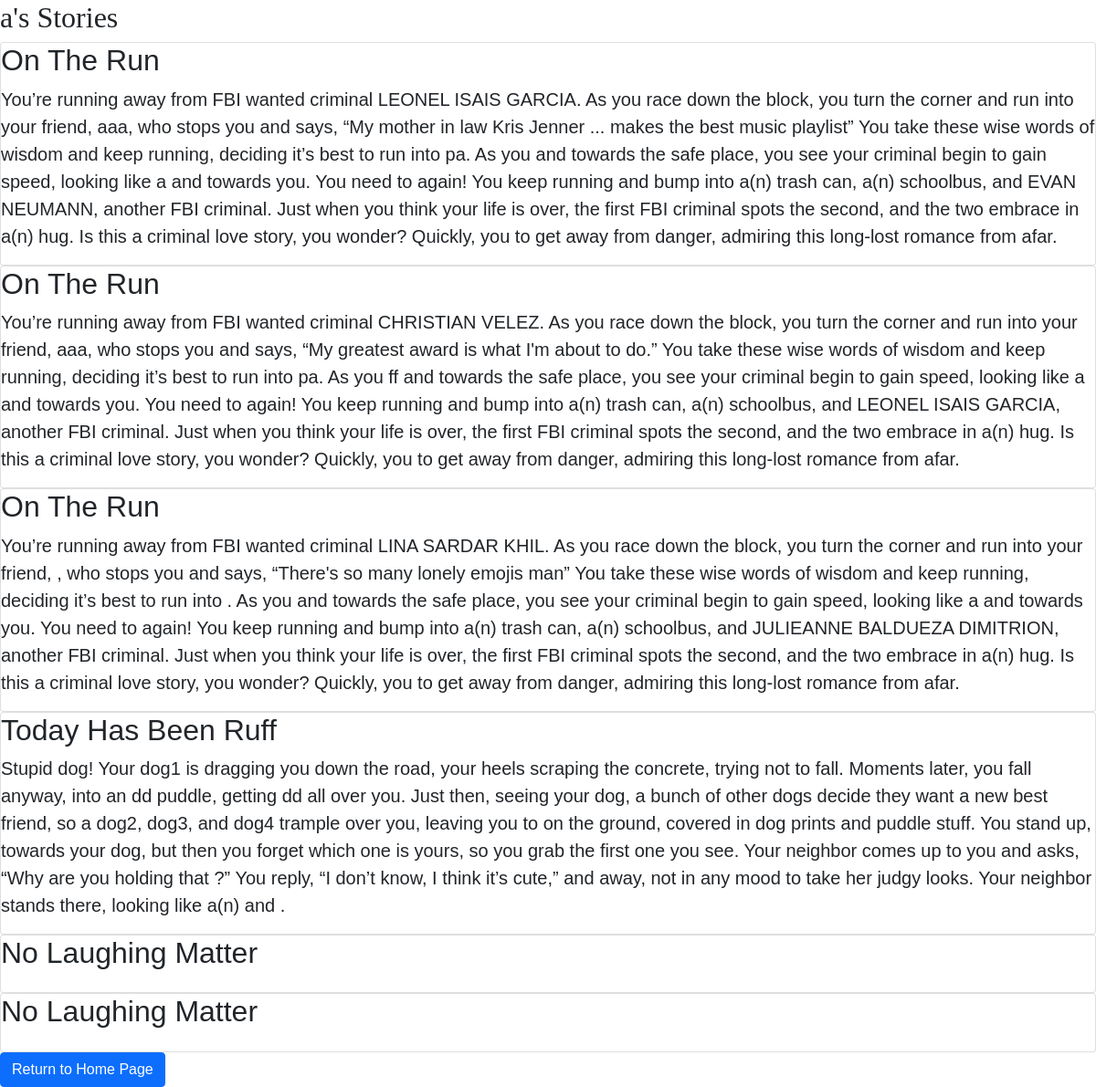
/viewPosts (signed in), run on the app's committed database.
### tables this page shows
CREATE TABLE madlib (username TEXT, madlib TEXT, topic TEXT);

### main.py (the view)
@app.route("/viewPosts")
def viewPosts():
    if session.get("username") is None:
        return redirect("/")
    return render_template(
        "viewposts.html",
        username=session.get("username"),
        posts= [[x[0],x[1],x[2].replace("\"",""), x[3].replace("\"","")] for x in madlibTable.fetchAllByUsername(session.get("username"))]
        )

### database.py (called while the page is built)
    def fetchAllByUsername(self, username):
        self._cursor.execute(f'SELECT rowid,* FROM {self._name} WHERE username=\"{username}\";')
        return self._cursor.fetchall()

### templates/viewposts.html (shortened to what this page needs)
<!DOCTYPE html>
<html>
<head>
    <link href="https://cdn.jsdelivr.net/npm/bootstrap@5.0.2/dist/css/bootstrap.min.css" rel="stylesheet">
</head>
<body style="font-family: Helvetica;">
  <h2 style="font-family: Coppertone;">{{username}}'s Stories</h2>
  {% for rowid, username,title, content in posts %}
    <div class="card">
        <h2 class="card-title" style="font-weight: normal;">{{title.title()}}</h2>
        <p class="lead">{{content}}</p>
    </div>
  {% endfor %}
  <a class="btn btn-primary" href="/">Return to Home Page</a>
</body>
</html>

### data on the page
madlib: title "On The Run", topic "You’re running away from FBI wanted criminal LEONEL ISAIS GARCIA. As you race down the block, you turn the corner and run into your friend, aaa, who stops you and says, “My mother in law Kris Jenner ... makes the best music playlist” You take these wise words of wisdom and keep running, deciding it’s best to run into pa. As you and towards the safe place, you see your criminal begin to gain speed, looking like a and towards you. You need to again! You keep running and bump into a(n) trash can, a(n) schoolbus, and EVAN NEUMANN, another FBI criminal. Just when you think your life is over, the first FBI criminal spots the second, and the two embrace in a(n) hug. Is this a criminal love story,…"
madlib: title "On The Run", topic "You’re running away from FBI wanted criminal CHRISTIAN VELEZ. As you race down the block, you turn the corner and run into your friend, aaa, who stops you and says, “My greatest award is what I'm about to do.” You take these wise words of wisdom and keep running, deciding it’s best to run into pa. As you ff and towards the safe place, you see your criminal begin to gain speed, looking like a and towards you. You need to again! You keep running and bump into a(n) trash can, a(n) schoolbus, and LEONEL ISAIS GARCIA, another FBI criminal. Just when you think your life is over, the first FBI criminal spots the second, and the two embrace in a(n) hug. Is this a criminal love story, you wonder?…"
madlib: title "On The Run", topic "You’re running away from FBI wanted criminal LINA SARDAR KHIL. As you race down the block, you turn the corner and run into your friend, , who stops you and says, “There's so many lonely emojis man” You take these wise words of wisdom and keep running, deciding it’s best to run into . As you and towards the safe place, you see your criminal begin to gain speed, looking like a and towards you. You need to again! You keep running and bump into a(n) trash can, a(n) schoolbus, and JULIEANNE BALDUEZA DIMITRION, another FBI criminal. Just when you think your life is over, the first FBI criminal spots the second, and the two embrace in a(n) hug. Is this a criminal love story, you wonder? Quickly,…"
madlib: title "Today Has Been Ruff", topic "Stupid dog! Your dog1 is dragging you down the road, your heels scraping the concrete, trying not to fall. Moments later, you fall anyway, into an dd puddle, getting dd all over you. Just then, seeing your dog, a bunch of other dogs decide they want a new best friend, so a dog2, dog3, and dog4 trample over you, leaving you to on the ground, covered in dog prints and puddle stuff. You stand up, towards your dog, but then you forget which one is yours, so you grab the first one you see. Your neighbor comes up to you and asks, “Why are you holding that ?” You reply, “I don’t know, I think it’s cute,” and away, not in any mood to take her judgy looks. Your neighbor stands there, looking like…"
madlib: title "No Laughing Matter"
madlib: title "No Laughing Matter"

### other printed values
{{ username }} "a"
